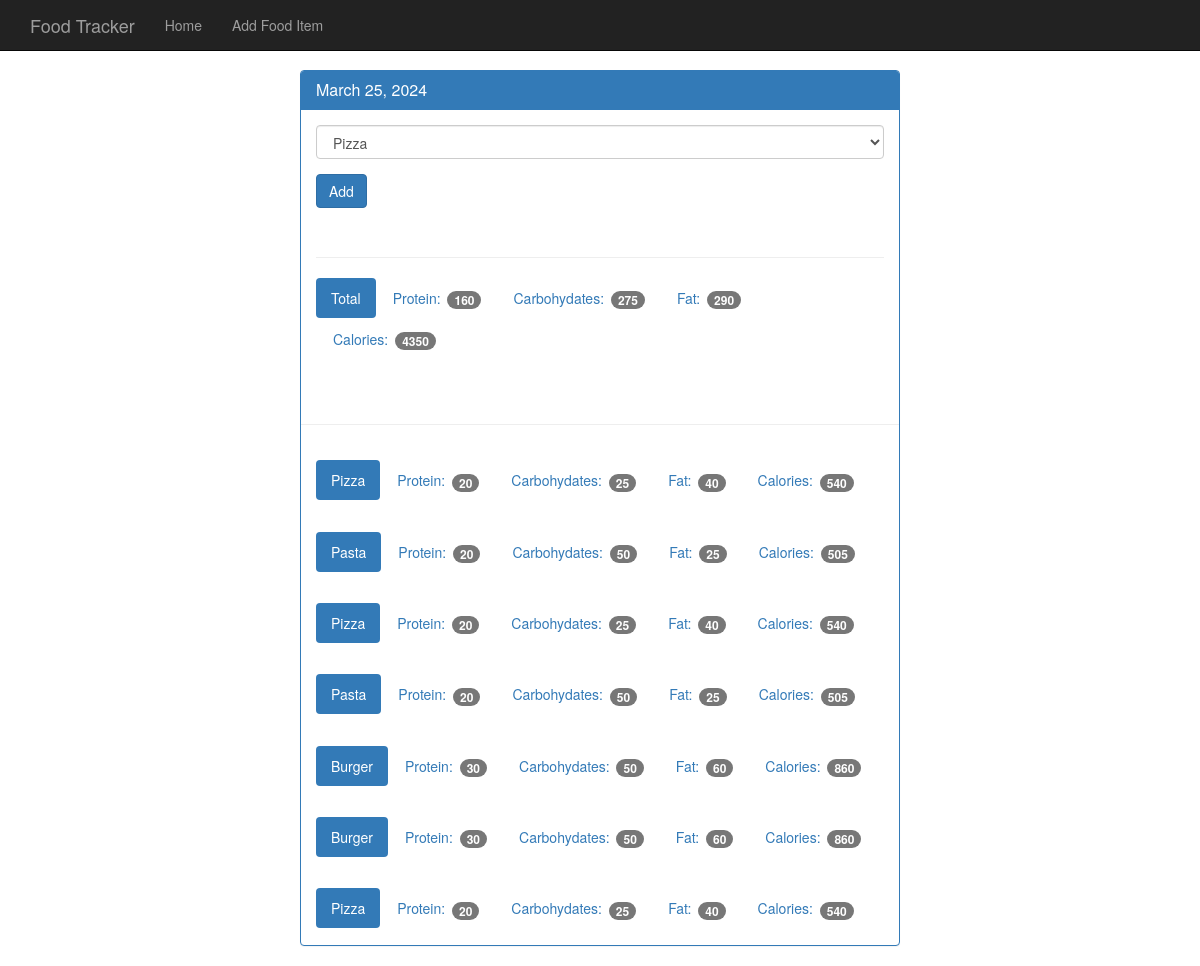
The app's page /view/20240325 with its own data.
### tables this page shows
CREATE TABLE food(
    id integer primary key autoincrement,
    name text not null,
    protein integer not null,
    carbohydrates integer not null,
    fat integer not null,
    calories integer not null
);

### app.py (the view)
@app.route('/view/<date>', methods=['GET', 'POST'])
def view(date):
    db = get_db()
    cur = db.execute('select id, entry_date from log_date where entry_date = ?', [date])
    date_result = cur.fetchone()
    if request.method == 'POST':
        db.execute('insert into food_date (food_id, log_date_id) values (?, ?)', [request.form['food-select'], date_result['id']])
        db.commit()
    d = datetime.strptime(str(date_result['entry_date']), '%Y%m%d')
    pretty_date = datetime.strftime(d, '%B %d, %Y')
    food_cur = db.execute('select id, name from food')
    food_results = food_cur.fetchall()
    log_cur = db.execute('select food.name, food.protein, food.carbohydrates, food.fat, food.calories from log_date join food_date on food_date.log_date_id = log_date.id join food on food.id = food_date.food_id where log_date.entry_date = ?', [date])
    log_results = log_cur.fetchall()
    totals = {}
    totals['protein'] = 0
    totals['carbohydrates'] = 0
    totals['fat'] = 0
    totals['calories'] = 0
    for food in log_results:
        totals['protein'] += food['protein']
        totals['carbohydrates'] += food['carbohydrates']
        totals['fat'] += food['fat']
        totals['calories'] += food['calories']
    return render_template('day.html',entry_date = date_result['entry_date'], pretty_date=pretty_date, food_results=food_results, log_results=log_results, totals=totals)

### database.py (called while the page is built)
def connect_db():
    sql = sqlite3.connect('E:\\Python\\Flask Projects\\Flask_Food_Tracker\\food_log.db')
    sql.row_factory = sqlite3.Row
    return sql

def get_db():
    if not hasattr(g, 'sqlite3_db'):
        g.sqlite_db = connect_db()
    return g.sqlite_db

### templates/day.html (shortened to what this page needs)
<!DOCTYPE html>
<html lang="en">
  <head>
    <link href="{{ url_for('static', filename='bootstrap.min.css') }}" rel="stylesheet">
    <link href="{{ url_for('static', filename='theme.css') }}" rel="stylesheet">
  </head>
  <body>
    <nav class="navbar navbar-inverse navbar-fixed-top">
      <div class="container">
        <div class="navbar-header">
          <a class="navbar-brand" href="{{ url_for('index') }}">Food Tracker</a>
        </div>
        <div id="navbar" class="navbar-collapse collapse">
          <ul class="nav navbar-nav">
            <li><a href="{{ url_for('index') }}">Home</a></li>
            <li><a href="{{ url_for('food') }}">Add Food Item</a></li>
          </ul>
        </div>
      </div>
    </nav>
    <div class="container theme-showcase col-sm-6 col-sm-offset-3" role="main">
      <div class="row">
        <div>
          <div class="panel panel-primary">
            <div class="panel-heading">
              <h3 class="panel-title">{{ pretty_date }}</h3>
            </div>
            <div class="panel-body">
              <form method="POST" action="{{ url_for('view', date=entry_date) }}">
                <div class="form-group">
                  <select class="form-control" name="food-select">
                    {% for food in food_results %}
                    <option value={{ food.id }}>{{ food.name }}</option>
                    {% endfor %}
                  </select>
                </div>
                <button type="submit" class="btn btn-primary">Add</button>
              </form>
              <div class="page-header"></div>
              <ul class="nav nav-pills" role="tablist">
                <li class="active"><a>Total</a></li>
                <li><a>Protein: <span class="badge">{{ totals.protein }}</span></a></li>
                <li><a>Carbohydates: <span class="badge">{{ totals.carbohydrates }}</span></a></li>
                <li><a>Fat: <span class="badge">{{ totals.fat }}</span></a></li>
                <li><a>Calories: <span class="badge">{{ totals.calories }}</span></a></li>
              </ul>
            </div>
            <div class="page-header"></div>
            {% for food in log_results %}
            <div class="panel-body">
              <ul class="nav nav-pills" role="tablist">
                <li class="active"><a>{{ food.name }}</a></li>
                <li><a>Protein: <span class="badge">{{ food.protein }}</span></a></li>
                <li><a>Carbohydates: <span class="badge">{{ food.carbohydrates }}</span></a></li>
                <li><a>Fat: <span class="badge">{{ food.fat }}</span></a></li>
                <li><a>Calories: <span class="badge">{{ food.calories }}</span></a></li>
              </ul>
            </div>
            {% endfor %}
          </div>
        </div>
      </div>
    </div>
  </body>
</html>

### static/theme.css (style rules this page uses)
body { padding-top: 70px; padding-bottom: 30px; }

### records on screen
food: name "Pizza", protein "20", carbohydrates "25", fat "40", calories "540"
food: name "Pasta", protein "20", carbohydrates "50", fat "25", calories "505"
food: name "Burger", protein "30", carbohydrates "50", fat "60", calories "860"

### other values on screen
{{ pretty_date }} "March 25, 2024"
{{ totals.protein }} "160"
{{ totals.carbohydrates }} "275"
{{ totals.fat }} "290"
{{ totals.calories }} "4350"
form field food-select "Pizza"
